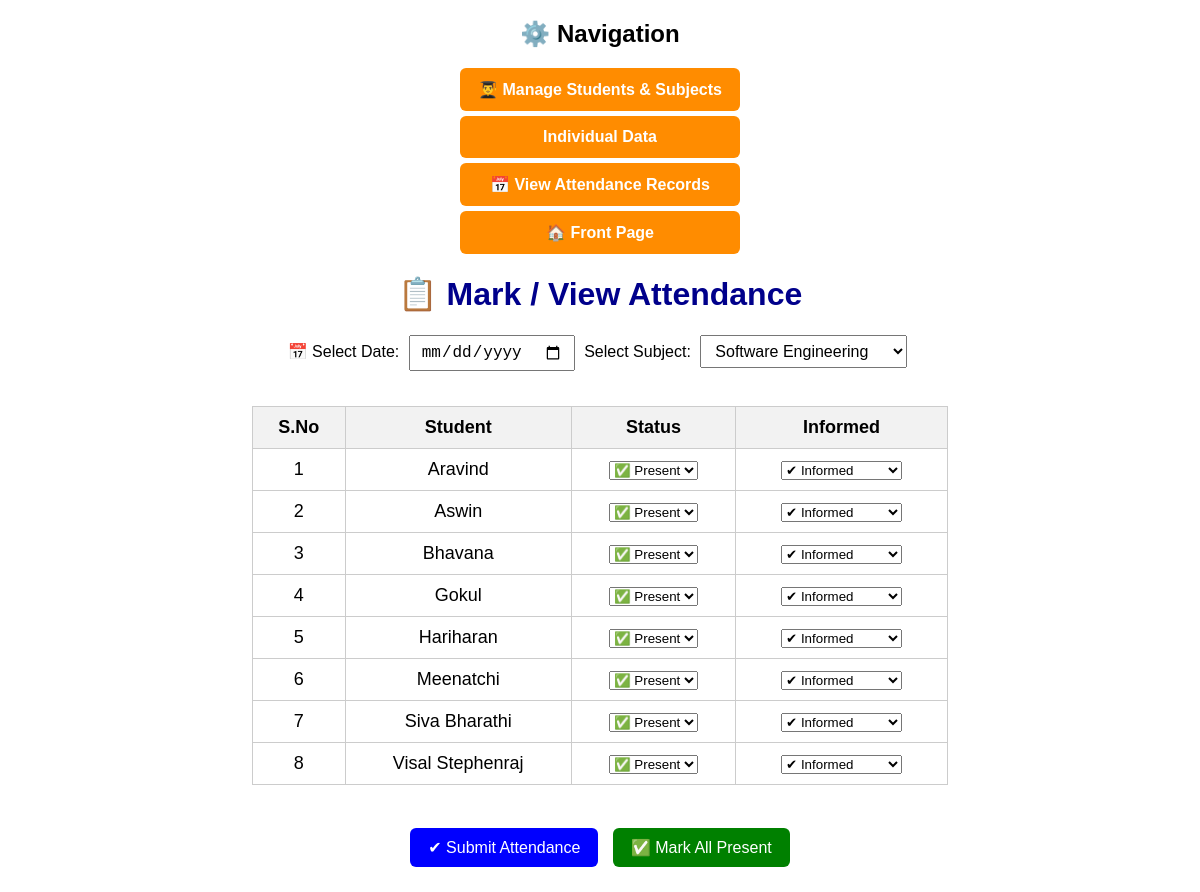
Page /mark on the committed database.
### attendance_app.py (models this page shows)
class Student(db.Model):
    id = db.Column(db.Integer, primary_key=True)
    name = db.Column(db.String(100), unique=True, nullable=False)

### attendance_app.py (the view)
@app.route("/mark", methods=["GET", "POST"])
def mark_attendance():
    students = Student.query.all()
    success_message = None
    show_records = False
    selected_course = None
    if request.method == "POST":
        selected_date = request.form.get("date")
        selected_course = request.form.get("course")
        if not selected_date:
            selected_date = datetime.now().strftime("%d-%m-%Y")
        else:
            selected_date = datetime.strptime(selected_date, "%Y-%m-%d").strftime("%d-%m-%Y")
        for s in students:
            status = request.form.get(f"status_{s.name}", "A")
            info = request.form.get(f"info_{s.name}", "not_informed")
            record = AttendanceRecord.query.filter_by(student_id=s.id, date=selected_date, course=selected_course).first()
            if record:
                record.status = status
                record.info = info
            else:
                new_record = AttendanceRecord(student_id=s.id, date=selected_date, course=selected_course, status=status, info=info)
                db.session.add(new_record)
        db.session.commit()
        success_message = "Attendance saved successfully!"
        show_records = True
    else:
        selected_date = datetime.now().strftime("%d-%m-%Y")
        selected_course = courses[0] if courses else None
    today_attendance = {s.name: {"status": "A", "info": "N/A"} for s in students}
    records = AttendanceRecord.query.filter_by(date=selected_date, course=selected_course).all()
    for r in records:
        today_attendance[r.student.name] = {"status": r.status, "info": r.info}
    present_count = sum(1 for v in today_attendance.values() if v["status"] == "P")
    absent_count = sum(1 for v in today_attendance.values() if v["status"] == "A")
    return render_template("home.html",
                           students=students,
                           attendance=today_attendance,
                           current_date=selected_date,
                           present_count=present_count,
                           absent_count=absent_count,
                           courses=courses,
                           homework_records=homework_records,
                           success_message=success_message,
                           show_records=show_records,
                           selected_course=selected_course)

### templates/home.html (shortened to what this page needs)
<!DOCTYPE html>
<html>
<head>
</head>
<body>
<center>
    <h2>⚙️ Navigation</h2>
    <a href="{{ url_for('manage_students') }}" class="btn-nav">👨‍🎓 Manage Students & Subjects</a>
    <a href="{{ url_for('student_report') }}" class="btn-nav">Individual Data</a>
    <a href="{{ url_for('view_attendance_records') }}" class="btn-nav">📅 View Attendance Records</a>
    <a href="{{ url_for('front') }}" class="btn-nav">🏠 Front Page</a>
    <h1>📋 Mark / View Attendance</h1>
    <form method="POST">
     <label for="date">📅 Select Date:</label>
     <input type="date" id="date" name="date" required class="form-control"
         value="{{ current_date }}">
    <label for="course">Select Subject:</label>
        <select id="course" name="course" required class="form-control">
            {% for course in courses %}
            <option value="{{ course }}" {% if selected_course == course %}selected{% endif %}>{{ course }}</option>
            {% endfor %}
        </select>
        <table>
            <tr>
                <th>S.No</th>
                <th>Student</th>
                <th>Status</th>
                <th>Informed</th>
            </tr>
            {% for student in students %}
            <tr>
                <td>{{ loop.index }}</td>
                <td>{{ student.name }}</td>
                <td>
                    <select name="status_{{ student.name }}">
                        <option value="P" {% if attendance.get(student.name) == 'P' %}selected{% endif %}>✅ Present</option>
                    </select>
                </td>
                <td>
                    <select name="info_{{ student.name }}">
                        <option value="informed" {% if attendance.get(student.name+"_info") == 'informed' %}selected{% endif %}>✔ Informed</option>
                    </select>
                </td>
            </tr>
            {% endfor %}
        </table>
        <br>
        <button type="submit" class="btn-blue">✔ Submit Attendance</button>
        <button type="button" class="btn-green" onclick="markAllPresent()">✅ Mark All Present</button>
    </form>
</center>
</body>
</html>

### templates/home.html (style rules this page uses)
body { font-family: Arial; margin: 20px; }
h1 { color: darkblue; }
.btn-nav { background: darkorange; color: white; padding: 12px 15px; border-radius: 6px; text-decoration: none; margin: 5px 0; display: block; width: 250px; text-align: center; font-weight: bold; font-size: 16px; }
table { border-collapse: collapse; width: 60%; margin: 20px auto; font-size: 18px; }
th, td { border: 1px solid #ccc; padding: 10px; text-align: center; }
th { background: #f2f2f2; }
.form-control { padding: 6px 10px; font-size: 16px; margin: 0 5px 15px 5px; }
button { margin: 5px; padding: 10px 18px; border: none; border-radius: 6px; cursor: pointer; font-size: 16px; }
.btn-blue { background: blue; color: white; }
.btn-green { background: green; color: white; }

### rows in the picture
Student: name "Aravind", name "✅ Present", name "✔ Informed"
Student: name "Aswin", name "✅ Present", name "✔ Informed"
Student: name "Bhavana", name "✅ Present", name "✔ Informed"
Student: name "Gokul", name "✅ Present", name "✔ Informed"
Student: name "Hariharan", name "✅ Present", name "✔ Informed"
Student: name "Meenatchi", name "✅ Present", name "✔ Informed"
Student: name "Siva Bharathi", name "✅ Present", name "✔ Informed"
Student: name "Visal Stephenraj", name "✅ Present", name "✔ Informed"

### other values in the picture
form field course "Software Engineering"
